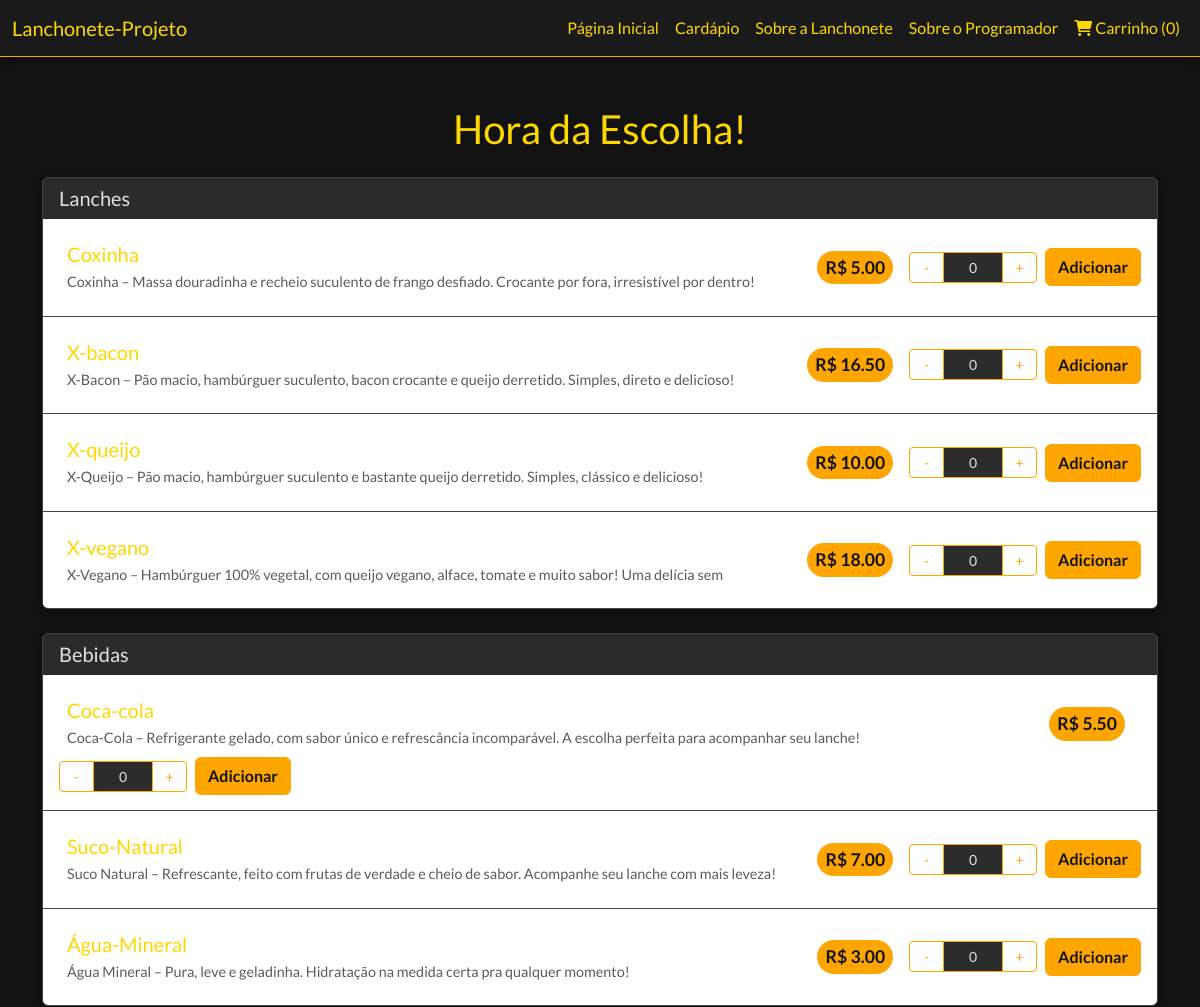
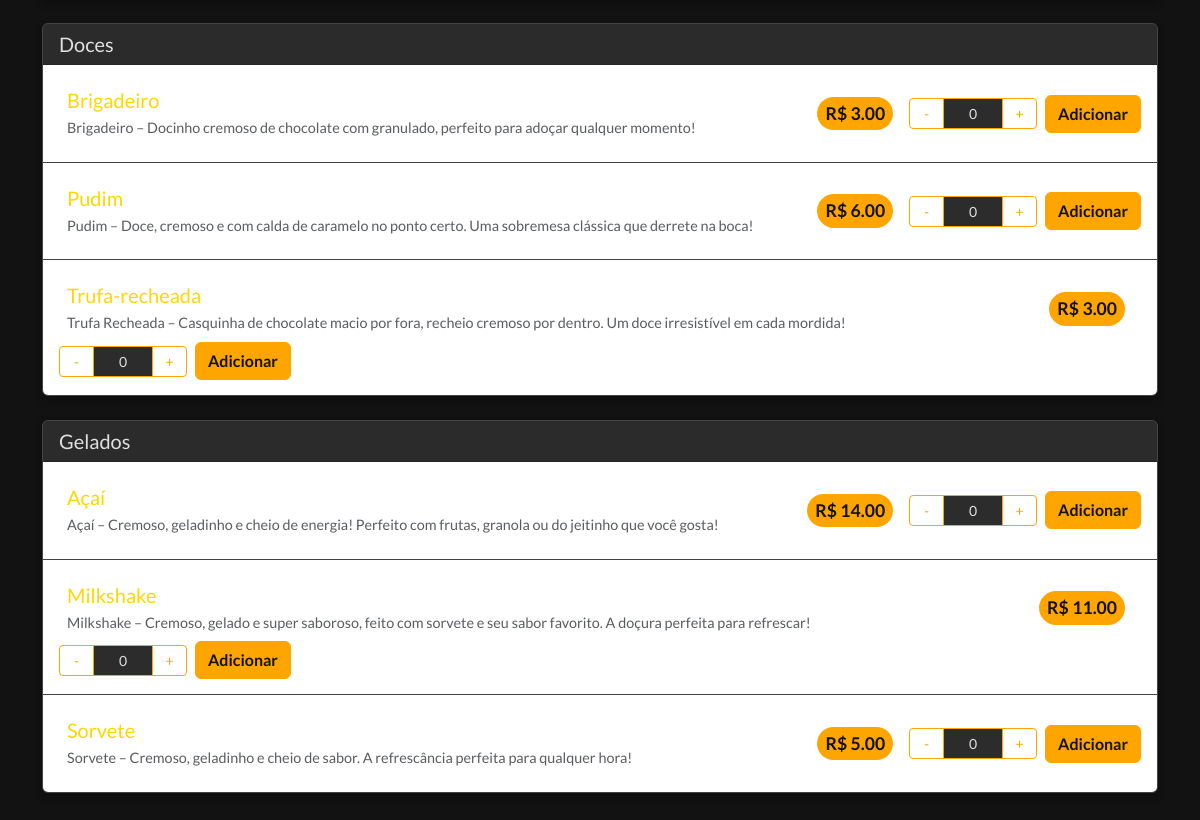
The app's page /cardapio/ with its own data (2 pictures, top to bottom).
### cardapio/models.py (models this page shows, shortened)
class Categoria(models.Model):
    nome = models.CharField(max_length=100, unique=True)
    class Meta:
        verbose_name = "Categoria"
        verbose_name_plural = "Categorias"

class ItemCardapio(models.Model):
    categoria = models.ForeignKey(Categoria, on_delete=models.CASCADE, related_name='itens')
    nome = models.CharField(max_length=200)
    descricao = models.TextField(blank=True, null=True) # Pode ser vazio
    preco = models.DecimalField(max_digits=5, decimal_places=2) # Ex: 999.99
    imagem = models.ImageField(upload_to='cardapio_imagens/', blank=True, null=True)
    disponivel = models.BooleanField(default=True)
    class Meta:
        verbose_name = "Item do Cardápio"
        verbose_name_plural = "Itens do Cardápio"
        ordering = ['categoria', 'nome'] # Ordenar por categoria e nome

### cardapio/views.py (the view)
# urls.py: path('cardapio/', views.cardapio_view, name='cardapio_view'),
def cardapio_view(request):
    categorias = Categoria.objects.prefetch_related('itens').filter(itens__disponivel=True).distinct()
    return render(request, 'cardapio/cardapio.html', {'categorias': categorias})

### cardapio/templates/cardapio/cardapio.html (shortened to what this page needs)
{% extends 'base.html' %}
{% block content %}
<div class="cardapio-page-background container py-5">
    <div class="text-center mb-4">
        <h1>Hora da Escolha!</h1>
    </div>
    {% for categoria in categorias %}
        <div class="card mb-4 cardapio-card-categoria">
            <div class="card-header">
                <h2 class="h5 mb-0">{{ categoria.nome }}</h2>
            </div>
            <ul class="list-group list-group-flush">
                {% for item in categoria.itens.all %}
                    {% if item.disponivel %}
                    <li class="list-group-item d-flex justify-content-between align-items-center flex-wrap">
                        <div class="me-auto p-2">
                            <h5>{{ item.nome }}</h5>
                            {% if item.descricao %}
                                <p class="mb-0 text-muted">{{ item.descricao }}</p>
                            {% endif %}
                        </div>
                        <span class="badge rounded-pill bg-warning text-dark me-3 p-2">R$ {{ item.preco|stringformat:".2f" }}</span>
                        <div class="d-flex align-items-center mt-2 mt-sm-0">
                            <div class="input-group input-group-sm quantity-control me-2" data-item-id="{{ item.id }}">
                                <button class="btn btn-outline-warning btn-decrease" type="button">-</button>
                                <input type="text" class="form-control text-center quantity-display" value="0" readonly>
                                <button class="btn btn-outline-warning btn-increase" type="button">+</button>
                            </div>
                            <button class="btn btn-success add-to-cart-btn" data-item-id="{{ item.id }}" data-item-name="{{ item.nome }}" data-item-price="{{ item.preco }}">
                                Adicionar
                            </button>
                        </div>
                    </li>
                    {% endif %}
                {% empty %}
                    <li class="list-group-item text-center text-muted">Nenhum item disponível nesta categoria.</li>
                {% endfor %}
            </ul>
        </div>
    {% endfor %}
</div>
{% endblock content %}

### cardapio/templates/main/base.html (shortened to what this page needs)
{% load static %}
<!DOCTYPE html>
<html lang="pt-br">
<head>
    <link href="https://cdn.jsdelivr.net/npm/bootstrap@5.3.3/dist/css/bootstrap.min.css" rel="stylesheet" xintegrity="sha384-QWTKZyjpPEjISv5WaRU9OFeRpok6YctnYmDr5pNlyT2bRjXh0JMhjY6hW+ALEwIH">
    <link rel="stylesheet" href="{% static 'css/style.css' %}">
    <link rel="stylesheet" href="https://cdnjs.cloudflare.com/ajax/libs/font-awesome/6.0.0-beta3/css/all.min.css" xintegrity="sha512-Fo3rlrZj/k7ujTnHg4CGR2D7kSs0x30z3BPC/dKz5/6O1p+Q+W+W+A+S+C+D+E+F+G+H+I+J+K+L+M+N+O+P+Q+R+S+T+U+V+W+X+Y+Z" />
</head>
<body>
    <nav class="navbar navbar-expand-lg">
        <div class="container-fluid">
            <a class="navbar-brand" href="{% url 'cardapio:home' %}">Lanchonete-Projeto</a>
            <div class="collapse navbar-collapse" id="navbarNav">
                <ul class="navbar-nav ms-auto">
                    <li class="nav-item">
                        <a class="nav-link" aria-current="page" href="{% url 'cardapio:home' %}">Página Inicial</a>
                    </li>
                    <li class="nav-item">
                        <a class="nav-link" href="{% url 'cardapio:cardapio_view' %}">Cardápio</a>
                    </li>
                    <li class="nav-item">
                        <a class="nav-link" href="{% url 'cardapio:sobre_lanchonete' %}">Sobre a Lanchonete</a>
                    </li>
                    <li class="nav-item">
                        <a class="nav-link" href="{% url 'cardapio:sobre_mim' %}">Sobre o Programador</a>
                    </li>
                    <li class="nav-item">
                        <a class="nav-link" href="#" data-bs-toggle="offcanvas" data-bs-target="#carrinhoOffcanvas" aria-controls="carrinhoOffcanvas">
                            <i class="fas fa-shopping-cart"></i> Carrinho (<span id="cart-count">0</span>)
                        </a>
                    </li>
                </ul>
            </div>
        </div>
    </nav>
    <div class="container-fluid p-0">
        {% block content %}
        {% endblock content %}
    </div>
</body>
</html>

### cardapio/static/css/style.css (style rules this page uses)
:root { --color-preto-principal: #121212; --color-preto-secundario: #1a1a1a; --color-preto-componentes: #2c2c2c; --color-texto-claro: #E0E0E0; --color-dourado: #FFD700; --color-laranja-forte: #FFA500; --color-laranja-hover: #FF8C00; --color-cinza-borda: #444444; --color-placeholder: #AAAAAA; --color-success: #28a745; --color-error: #dc3545; }
html, body { background-color: var(--color-preto-principal) !important; color: var(--color-texto-claro) !important; font-family: 'Lato', 'Segoe UI', Tahoma, Geneva, Verdana, sans-serif; min-height: 100vh; display: flex; flex-direction: column; }
h1, h2, h3, h4, h5, h6 { color: var(--color-dourado); }
a { color: var(--color-laranja-forte); text-decoration: none; transition: color 0.3s ease; }
.card, .bg-light, .bg-white, .modal-content, .offcanvas { background-color: var(--color-preto-componentes) !important; color: var(--color-texto-claro) !important; border-color: var(--color-cinza-borda) !important; box-shadow: 0 4px 8px rgba(0, 0, 0, 0.3); }
.navbar { background-color: var(--color-preto-secundario) !important; border-bottom: 1px solid var(--color-laranja-forte); box-shadow: 0 2px 8px rgba(0, 0, 0, 0.5); }
.navbar .nav-link, .navbar .navbar-brand { color: var(--color-dourado) !important; }
input, textarea, select, input[type="text"], input[type="email"], input[type="password"] { background-color: var(--color-preto-componentes) !important; color: var(--color-texto-claro) !important; border: 1px solid var(--color-laranja-forte) !important; padding: 0.5rem 0.75rem; border-radius: 0.25rem; }
input::placeholder, textarea::placeholder { color: var(--color-placeholder); }
.btn-primary, .btn-success { background-color: var(--color-laranja-forte) !important; border-color: var(--color-laranja-forte) !important; color: var(--color-preto-principal) !important; font-weight: bold; transition: all 0.3s ease; }
.btn-outline-warning { color: var(--color-laranja-forte) !important; border-color: var(--color-laranja-forte) !important; }
.text-dark { color: var(--color-texto-claro) !important; }
.quantity-control .form-control.quantity-display { width: 60px; text-align: center; border-left: 0; border-right: 0; }
.quantity-control .btn-outline-warning { width: 35px; flex-shrink: 0; }
.list-group-item.d-flex.justify-content-between.align-items-center { flex-wrap: wrap; padding-top: 15px; padding-bottom: 15px; border-color: var(--color-cinza-borda); }
.list-group-item h5 { margin-bottom: 5px; color: var(--color-dourado); }
.list-group-item p.text-muted { font-size: 0.9em; }
.list-group-item .badge { background-color: var(--color-laranja-forte) !important; color: var(--color-preto-principal) !important; font-size: 1.1em; padding: 0.5em 0.8em; border-radius: 5px; }
.list-group-item .me-3 { margin-right: 1rem !important; }
* { scrollbar-color: var(--color-laranja-forte) var(--color-preto-secundario); scrollbar-width: thin; }

### records on screen
Categoria: nome "Lanches"
ItemCardapio: nome "Coxinha", descricao "Coxinha – Massa douradinha e recheio suculento de frango desfiado. Crocante por fora, irresistível por dentro!", preco "5.00"
ItemCardapio: nome "X-bacon", descricao "X-Bacon – Pão macio, hambúrguer suculento, bacon crocante e queijo derretido. Simples, direto e delicioso!", preco "16.50"
ItemCardapio: nome "X-queijo", descricao "X-Queijo – Pão macio, hambúrguer suculento e bastante queijo derretido. Simples, clássico e delicioso!", preco "10.00"
ItemCardapio: nome "X-vegano", descricao "X-Vegano – Hambúrguer 100% vegetal, com queijo vegano, alface, tomate e muito sabor! Uma delícia sem", preco "18.00"
Categoria: nome "Bebidas"
ItemCardapio: nome "Coca-cola", descricao "Coca-Cola – Refrigerante gelado, com sabor único e refrescância incomparável. A escolha perfeita para acompanhar seu lanche!", preco "5.50"
ItemCardapio: nome "Suco-Natural", descricao "Suco Natural – Refrescante, feito com frutas de verdade e cheio de sabor. Acompanhe seu lanche com mais leveza!", preco "7.00"
ItemCardapio: nome "Água-Mineral", descricao "Água Mineral – Pura, leve e geladinha. Hidratação na medida certa pra qualquer momento!", preco "3.00"
Categoria: nome "Doces"
ItemCardapio: nome "Brigadeiro", descricao "Brigadeiro – Docinho cremoso de chocolate com granulado, perfeito para adoçar qualquer momento!", preco "3.00"
ItemCardapio: nome "Pudim", descricao "Pudim – Doce, cremoso e com calda de caramelo no ponto certo. Uma sobremesa clássica que derrete na boca!", preco "6.00"
ItemCardapio: nome "Trufa-recheada", descricao "Trufa Recheada – Casquinha de chocolate macio por fora, recheio cremoso por dentro. Um doce irresistível em cada mordida!", preco "3.00"
Categoria: nome "Gelados"
ItemCardapio: nome "Açaí", descricao "Açaí – Cremoso, geladinho e cheio de energia! Perfeito com frutas, granola ou do jeitinho que você gosta!", preco "14.00"
ItemCardapio: nome "Milkshake", descricao "Milkshake – Cremoso, gelado e super saboroso, feito com sorvete e seu sabor favorito. A doçura perfeita para refrescar!", preco "11.00"
ItemCardapio: nome "Sorvete", descricao "Sorvete – Cremoso, geladinho e cheio de sabor. A refrescância perfeita para qualquer hora!", preco "5.00"
